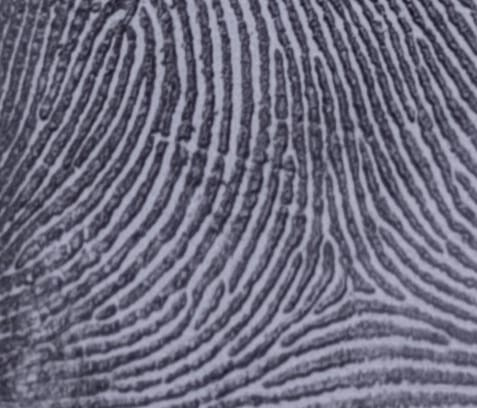
#> input picture finger/IMG-20250319-WA0135.jpg, 477 x 408 px; its folder holds only this picture in this run
$ python -i transforms.py   (imports and definitions only)
#> lines starting #> are read from the running program, lines starting #| are printed output that depends on the picture; after the words box and inside, x2 and y2 are one past the last pixel; in counts of white or black regions, pixels touching at a corner belong together
"""Image transforms before minutiae extraction (zoom, shift, auto-scale)."""

from __future__ import annotations

import cv2
import numpy as np

from config import AUTO_SCALE_MAX_FACTOR, AUTO_SCALE_MIN_FACTOR
from utils.quality_gate import check_fingerprint_quality, quality_gate_enabled

from .ref_grid import is_full_region, parse_norm_region


# [108 lines left out: functions _reject_low_upload_quality, _clamp_zoom_percent, _apply_zoom, _clamp_shift_px, _apply_shift, effective_preview_transform and 1 more, not called in this run]


def _largest_foreground_bbox(gray: np.ndarray) -> tuple[int, int] | None:
    if gray is None or gray.size == 0:
        return None
    blur = cv2.GaussianBlur(gray, (5, 5), 0)
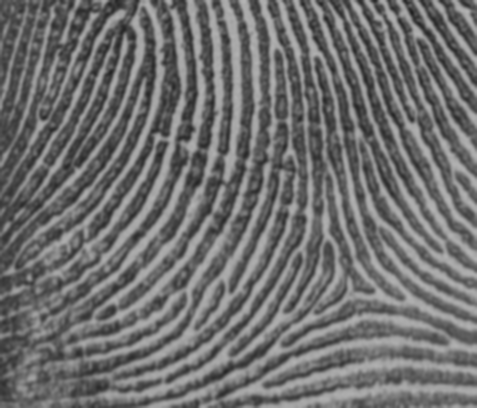
#> blur: shape (408, 477); min 34, max 179, mean 110.4
    _, th = cv2.threshold(blur, 0, 255, cv2.THRESH_BINARY_INV + cv2.THRESH_OTSU)
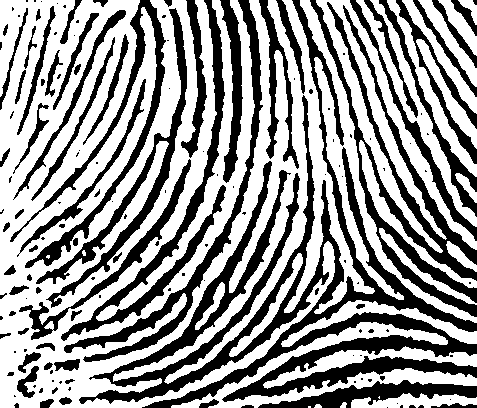
#> th: shape (408, 477); 59.6% white; 153 black regions (85 under 20 px), largest, box (x1, y1, x2, y2) and area: (79, 0, 477, 408) 25880, (310, 0, 477, 317) 8449, (61, 0, 226, 341) 4988
    k = cv2.getStructuringElement(cv2.MORPH_ELLIPSE, (7, 7))
    th = cv2.morphologyEx(th, cv2.MORPH_CLOSE, k)
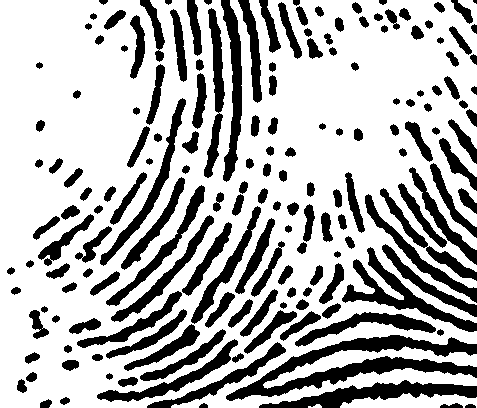
#> th: shape (408, 477); 70.8% white; 173 black regions (1 under 20 px)
    contours, _ = cv2.findContours(th, cv2.RETR_EXTERNAL, cv2.CHAIN_APPROX_SIMPLE)
#> contours = 4 contours; box (x1, y1, x2, y2) and area: (0, 0, 477, 408) 166478, (263, 346, 477, 389) 2030, (340, 393, 477, 408) 1205, (308, 404, 322, 408) 21
    if not contours:
        return None
    c = max(contours, key=cv2.contourArea)
#> c = contour of 2069 points, box (x1, y1, x2, y2) (0, 0, 477, 408), area 166478
    x, y, w, h = cv2.boundingRect(c)
#> x = 0; y = 0; w = 477; h = 408
    if w <= 1 or h <= 1:
        return None
    return int(w), int(h)


# [25 lines left out: function _normalize_query_scale, not called in this run]

>>> import cv2
>>> picture = cv2.imread('../../finger/IMG-20250319-WA0135.jpg', cv2.IMREAD_GRAYSCALE)
>>> result = _largest_foreground_bbox(picture)
#> result = (477, 408)
